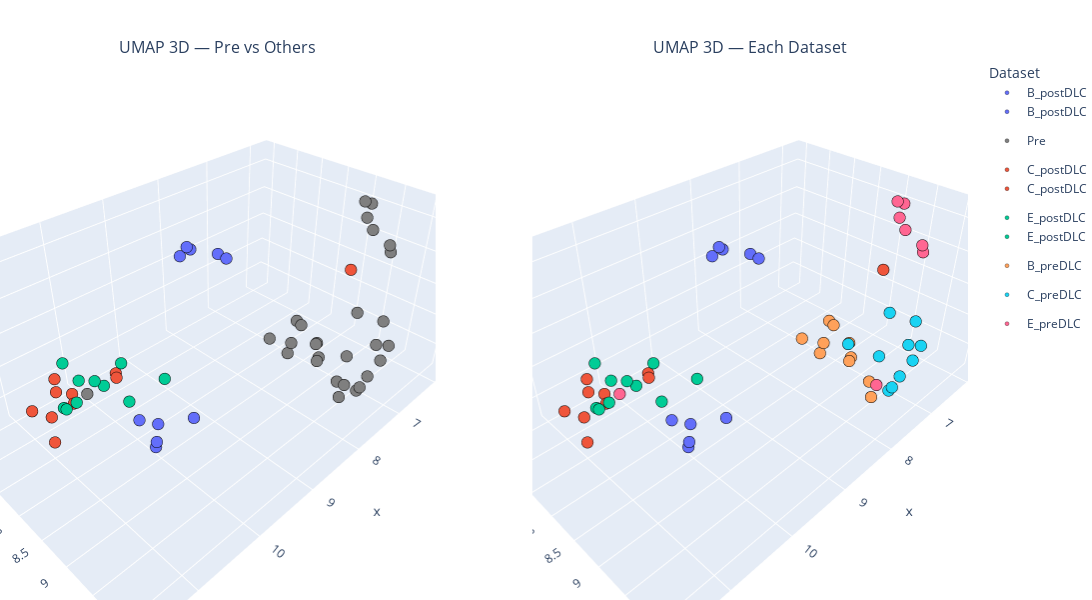

Notebook cell for this chart:
### Code cell
### Plotting UMAP in 3D -> 573 features total
umap_plot_df["DatasetName"] = umap_plot_df["Dataset"].map(dataset_label_map)
umap_plot_df["MouseName"]   = umap_plot_df["Mouse"].map(mouse_label_map)

# --- Build a consistent color map ---
fixed_color = "#7f7f7f"  # gray for Pre
all_names = sorted(umap_plot_df["DatasetName"].unique())

# Non-Pre datasets get distinct colors from a qualitative palette
palette = px.colors.qualitative.Plotly  # or px.colors.qualitative.Set3, etc.
non_pre = [n for n in all_names if "pre" not in n.lower()]

color_map = {"Pre": fixed_color}
color_map.update({name: palette[i % len(palette)] for i, name in enumerate(non_pre)})

# Color key: collapse anything containing "pre" to "Pre", keep others as-is
umap_plot_df["ColorKey"] = umap_plot_df["DatasetName"].apply(
    lambda x: "Pre" if "pre" in x.lower() else x
)

# --- Build the two px figures using the SAME color map ---
fig_left = px.scatter_3d(
    umap_plot_df,
    x="UMAP1", y="UMAP2", z="UMAP3",
    color="ColorKey",
    hover_name="MouseName",
    hover_data={"Dataset": True, "Mouse": True},
    title="UMAP 3D — Pre vs Others",
    color_discrete_map=color_map
)
fig_left.update_traces(marker=dict(size=4, line=dict(width=0.3, color='black')),
                       selector=dict(mode='markers'))

fig_right = px.scatter_3d(
    umap_plot_df,
    x="UMAP1", y="UMAP2", z="UMAP3",
    color="DatasetName",
    hover_name="MouseName",
    hover_data={"Dataset": True, "Mouse": True},
    title="UMAP 3D — Each Dataset",
    color_discrete_map=color_map
)
fig_right.update_traces(marker=dict(size=4, line=dict(width=0.3, color='black')),
                        selector=dict(mode='markers'))

# --- Put them side by side with shared legend ---
combo = make_subplots(rows=1, cols=2,
                      specs=[[{"type": "scene"}, {"type": "scene"}]],
                      subplot_titles=(fig_left.layout.title.text, fig_right.layout.title.text))

for tr in fig_left.data:
    combo.add_trace(tr, row=1, col=1)
for tr in fig_right.data:
    combo.add_trace(tr, row=1, col=2)

# Layout tweaks: one legend, equal aspect, tidy margins
combo.update_layout(
    showlegend=True,
    legend=dict(title="Dataset", orientation="v"),
    scene=dict(aspectmode="data"),
    scene2=dict(aspectmode="data"),
    margin=dict(l=0, r=0, t=60, b=0),
    height=600, width=1100
)

combo.show()
combo.write_html(os.path.join('./', 'umap_reduced_features_with_at.html'))

### Figure 1 — Plotly figure (JSON) as saved in the notebook; plotly's stock layout.template omitted (floating-point values rounded to 4 significant figures)
{"data": [{"customdata": [[0, 0], [0, 1], [0, 2], [0, 3], [0, 4], [0, 5], [0, 6], [0, 7], [0, 8], [0, 9]], "hovertemplate": "<b>%{hovertext}</b><br><br>ColorKey=B_postDLC<br>UMAP1=%{x}<br>UMAP2=%{y}<br>UMAP3=%{z}<br>Dataset=%{customdata[0]}<br>Mouse=%{customdata[1]}<extra></extra>", "hovertext": ["mouse11_left", "mouse12_left", "mouse13_left", "mouse14_left", "mouse15_left", "mouse16_left", "mouse17_left", "mouse18_left", "mouse19_left", "mouse20_left"], "legendgroup": "B_postDLC", "marker": {"color": "#636EFA", "line": {"color": "black", "width": 0.3}, "size": 4, "symbol": "circle"}, "mode": "markers", "name": "B_postDLC", "scene": "scene", "showlegend": true, "type": "scatter3d", "x": [9.806, 7.515, 10.26, 7.548, 7.735, 10.16, 7.611, 10.17, 7.647, 10.18], "y": [8.95, 7.26, 8.437, 7.111, 6.438, 8.627, 6.553, 8.698, 6.509, 8.629], "z": [7.018, 7.69, 6.937, 7.724, 7.495, 6.625, 7.614, 6.989, 7.652, 6.549]}, {"customdata": [[1, 0], [1, 1], [1, 2], [1, 3], [1, 4], [1, 5], [1, 6], [1, 7], [1, 8], [1, 9], [3, 10], [3, 11], [3, 12], [3, 13], [3, 14], [3, 15], [3, 16], [3, 17], [3, 18], [3, 19], [5, 20], [5, 22], [5, 23], [5, 24], [5, 25], [5, 26], [5, 27], [5, 28]], "hovertemplate": "<b>%{hovertext}</b><br><br>ColorKey=Pre<br>UMAP1=%{x}<br>UMAP2=%{y}<br>UMAP3=%{z}<br>Dataset=%{customdata[0]}<br>Mouse=%{customdata[1]}<extra></extra>", "hovertext": ["mouse11_left", "mouse12_left", "mouse13_left", "mouse14_left", "mouse15_left", "mouse16_left", "mouse17_left", "mouse18_left", "mouse19_left", "mouse20_left", "mouse21_left", "mouse22_left", "mouse23_left", "mouse24_left", "mouse25_left", "mouse26_left", "mouse27_left", "mouse28_left", "mouse29_left", "mouse30_left", "mouse41_left", "mouse43_left", "mouse44_left", "mouse45_left", "mouse46_left", "mouse47_left", "mouse48_left", "mouse49_left"], "legendgroup": "Pre", "marker": {"color": "#7f7f7f", "line": {"color": "black", "width": 0.3}, "size": 4, "symbol": "circle"}, "mode": "markers", "name": "Pre", "scene": "scene", "showlegend": true, "type": "scatter3d", "x": [6.87, 7.346, 7.379, 6.744, 7.586, 7.248, 7.161, 6.969, 7.116, 6.93, 7.723, 7.857, 7.905, 7.619, 7.065, 7.73, 7.965, 7.43, 8.315, 6.977, 5.876, 5.826, 5.959, 5.789, 6.001, 5.987, 7.652, 10.95], "y": [8.693, 8.061, 9.396, 8.546, 9.591, 8.924, 8.351, 8.372, 8.261, 8.251, 10.1, 10.0, 9.816, 10.14, 9.382, 10.06, 10.1, 10.12, 9.605, 9.751, 8.536, 8.708, 9.134, 8.601, 9.126, 8.675, 9.688, 8.483], "z": [6.216, 6.506, 6.434, 6.358, 6.382, 6.479, 6.474, 6.73, 6.2, 6.734, 7.65, 6.918, 7.411, 7.366, 7.484, 7.119, 7.099, 7.493, 7.712, 7.475, 8.51, 8.085, 7.919, 8.469, 8.047, 8.331, 6.704, 7.823]}, {"customdata": [[2, 10], [2, 11], [2, 12], [2, 13], [2, 14], [2, 15], [2, 16], [2, 17], [2, 18], [2, 19]], "hovertemplate": "<b>%{hovertext}</b><br><br>ColorKey=C_postDLC<br>UMAP1=%{x}<br>UMAP2=%{y}<br>UMAP3=%{z}<br>Dataset=%{customdata[0]}<br>Mouse=%{customdata[1]}<extra></extra>", "hovertext": ["mouse21_left", "mouse22_left", "mouse23_left", "mouse24_left", "mouse25_left", "mouse26_left", "mouse27_left", "mouse28_left", "mouse29_left", "mouse30_left"], "legendgroup": "C_postDLC", "marker": {"color": "#EF553B", "line": {"color": "black", "width": 0.3}, "size": 4, "symbol": "circle"}, "mode": "markers", "name": "C_postDLC", "scene": "scene", "showlegend": true, "type": "scatter3d", "x": [10.63, 10.96, 10.92, 6.235, 11.13, 10.54, 9.987, 11.12, 10.69, 9.958], "y": [7.563, 7.539, 7.707, 8.672, 7.85, 7.393, 7.636, 7.361, 7.281, 7.588], "z": [6.901, 6.857, 7.357, 7.545, 6.758, 6.904, 6.999, 6.948, 7.179, 7.029]}, {"customdata": [[4, 20], [4, 21], [4, 22], [4, 23], [4, 24], [4, 25], [4, 26], [4, 27], [4, 28], [4, 29]], "hovertemplate": "<b>%{hovertext}</b><br><br>ColorKey=E_postDLC<br>UMAP1=%{x}<br>UMAP2=%{y}<br>UMAP3=%{z}<br>Dataset=%{customdata[0]}<br>Mouse=%{customdata[1]}<extra></extra>", "hovertext": ["mouse41_left", "mouse42_left", "mouse43_left", "mouse44_left", "mouse45_left", "mouse46_left", "mouse47_left", "mouse48_left", "mouse49_left", "mouse50_left"], "legendgroup": "E_postDLC", "marker": {"color": "#00CC96", "line": {"color": "black", "width": 0.3}, "size": 4, "symbol": "circle"}, "mode": "markers", "name": "E_postDLC", "scene": "scene", "showlegend": true, "type": "scatter3d", "x": [10.95, 11.29, 11.57, 11.29, 11.42, 10.95, 10.47, 11.52, 11.02, 11.66], "y": [9.269, 8.938, 9.081, 9.225, 8.912, 9.188, 9.245, 9.243, 8.941, 9.301], "z": [8.204, 8.476, 8.392, 8.638, 8.746, 8.64, 8.198, 8.528, 8.25, 8.573]}, {"customdata": [[0, 0], [0, 1], [0, 2], [0, 3], [0, 4], [0, 5], [0, 6], [0, 7], [0, 8], [0, 9]], "hovertemplate": "<b>%{hovertext}</b><br><br>DatasetName=B_postDLC<br>UMAP1=%{x}<br>UMAP2=%{y}<br>UMAP3=%{z}<br>Dataset=%{customdata[0]}<br>Mouse=%{customdata[1]}<extra></extra>", "hovertext": ["mouse11_left", "mouse12_left", "mouse13_left", "mouse14_left", "mouse15_left", "mouse16_left", "mouse17_left", "mouse18_left", "mouse19_left", "mouse20_left"], "legendgroup": "B_postDLC", "marker": {"color": "#636EFA", "line": {"color": "black", "width": 0.3}, "size": 4, "symbol": "circle"}, "mode": "markers", "name": "B_postDLC", "scene": "scene2", "showlegend": true, "type": "scatter3d", "x": [9.806, 7.515, 10.26, 7.548, 7.735, 10.16, 7.611, 10.17, 7.647, 10.18], "y": [8.95, 7.26, 8.437, 7.111, 6.438, 8.627, 6.553, 8.698, 6.509, 8.629], "z": [7.018, 7.69, 6.937, 7.724, 7.495, 6.625, 7.614, 6.989, 7.652, 6.549]}, {"customdata": [[1, 0], [1, 1], [1, 2], [1, 3], [1, 4], [1, 5], [1, 6], [1, 7], [1, 8], [1, 9]], "hovertemplate": "<b>%{hovertext}</b><br><br>DatasetName=B_preDLC<br>UMAP1=%{x}<br>UMAP2=%{y}<br>UMAP3=%{z}<br>Dataset=%{customdata[0]}<br>Mouse=%{customdata[1]}<extra></extra>", "hovertext": ["mouse11_left", "mouse12_left", "mouse13_left", "mouse14_left", "mouse15_left", "mouse16_left", "mouse17_left", "mouse18_left", "mouse19_left", "mouse20_left"], "legendgroup": "B_preDLC", "marker": {"color": "#FFA15A", "line": {"color": "black", "width": 0.3}, "size": 4, "symbol": "circle"}, "mode": "markers", "name": "B_preDLC", "scene": "scene2", "showlegend": true, "type": "scatter3d", "x": [6.87, 7.346, 7.379, 6.744, 7.586, 7.248, 7.161, 6.969, 7.116, 6.93], "y": [8.693, 8.061, 9.396, 8.546, 9.591, 8.924, 8.351, 8.372, 8.261, 8.251], "z": [6.216, 6.506, 6.434, 6.358, 6.382, 6.479, 6.474, 6.73, 6.2, 6.734]}, {"customdata": [[2, 10], [2, 11], [2, 12], [2, 13], [2, 14], [2, 15], [2, 16], [2, 17], [2, 18], [2, 19]], "hovertemplate": "<b>%{hovertext}</b><br><br>DatasetName=C_postDLC<br>UMAP1=%{x}<br>UMAP2=%{y}<br>UMAP3=%{z}<br>Dataset=%{customdata[0]}<br>Mouse=%{customdata[1]}<extra></extra>", "hovertext": ["mouse21_left", "mouse22_left", "mouse23_left", "mouse24_left", "mouse25_left", "mouse26_left", "mouse27_left", "mouse28_left", "mouse29_left", "mouse30_left"], "legendgroup": "C_postDLC", "marker": {"color": "#EF553B", "line": {"color": "black", "width": 0.3}, "size": 4, "symbol": "circle"}, "mode": "markers", "name": "C_postDLC", "scene": "scene2", "showlegend": true, "type": "scatter3d", "x": [10.63, 10.96, 10.92, 6.235, 11.13, 10.54, 9.987, 11.12, 10.69, 9.958], "y": [7.563, 7.539, 7.707, 8.672, 7.85, 7.393, 7.636, 7.361, 7.281, 7.588], "z": [6.901, 6.857, 7.357, 7.545, 6.758, 6.904, 6.999, 6.948, 7.179, 7.029]}, {"customdata": [[3, 10], [3, 11], [3, 12], [3, 13], [3, 14], [3, 15], [3, 16], [3, 17], [3, 18], [3, 19]], "hovertemplate": "<b>%{hovertext}</b><br><br>DatasetName=C_preDLC<br>UMAP1=%{x}<br>UMAP2=%{y}<br>UMAP3=%{z}<br>Dataset=%{customdata[0]}<br>Mouse=%{customdata[1]}<extra></extra>", "hovertext": ["mouse21_left", "mouse22_left", "mouse23_left", "mouse24_left", "mouse25_left", "mouse26_left", "mouse27_left", "mouse28_left", "mouse29_left", "mouse30_left"], "legendgroup": "C_preDLC", "marker": {"color": "#19d3f3", "line": {"color": "black", "width": 0.3}, "size": 4, "symbol": "circle"}, "mode": "markers", "name": "C_preDLC", "scene": "scene2", "showlegend": true, "type": "scatter3d", "x": [7.723, 7.857, 7.905, 7.619, 7.065, 7.73, 7.965, 7.43, 8.315, 6.977], "y": [10.1, 10.0, 9.816, 10.14, 9.382, 10.06, 10.1, 10.12, 9.605, 9.751], "z": [7.65, 6.918, 7.411, 7.366, 7.484, 7.119, 7.099, 7.493, 7.712, 7.475]}, {"customdata": [[4, 20], [4, 21], [4, 22], [4, 23], [4, 24], [4, 25], [4, 26], [4, 27], [4, 28], [4, 29]], "hovertemplate": "<b>%{hovertext}</b><br><br>DatasetName=E_postDLC<br>UMAP1=%{x}<br>UMAP2=%{y}<br>UMAP3=%{z}<br>Dataset=%{customdata[0]}<br>Mouse=%{customdata[1]}<extra></extra>", "hovertext": ["mouse41_left", "mouse42_left", "mouse43_left", "mouse44_left", "mouse45_left", "mouse46_left", "mouse47_left", "mouse48_left", "mouse49_left", "mouse50_left"], "legendgroup": "E_postDLC", "marker": {"color": "#00CC96", "line": {"color": "black", "width": 0.3}, "size": 4, "symbol": "circle"}, "mode": "markers", "name": "E_postDLC", "scene": "scene2", "showlegend": true, "type": "scatter3d", "x": [10.95, 11.29, 11.57, 11.29, 11.42, 10.95, 10.47, 11.52, 11.02, 11.66], "y": [9.269, 8.938, 9.081, 9.225, 8.912, 9.188, 9.245, 9.243, 8.941, 9.301], "z": [8.204, 8.476, 8.392, 8.638, 8.746, 8.64, 8.198, 8.528, 8.25, 8.573]}, {"customdata": [[5, 20], [5, 22], [5, 23], [5, 24], [5, 25], [5, 26], [5, 27], [5, 28]], "hovertemplate": "<b>%{hovertext}</b><br><br>DatasetName=E_preDLC<br>UMAP1=%{x}<br>UMAP2=%{y}<br>UMAP3=%{z}<br>Dataset=%{customdata[0]}<br>Mouse=%{customdata[1]}<extra></extra>", "hovertext": ["mouse41_left", "mouse43_left", "mouse44_left", "mouse45_left", "mouse46_left", "mouse47_left", "mouse48_left", "mouse49_left"], "legendgroup": "E_preDLC", "marker": {"color": "#FF6692", "line": {"color": "black", "width": 0.3}, "size": 4, "symbol": "circle"}, "mode": "markers", "name": "E_preDLC", "scene": "scene2", "showlegend": true, "type": "scatter3d", "x": [5.876, 5.826, 5.959, 5.789, 6.001, 5.987, 7.652, 10.95], "y": [8.536, 8.708, 9.134, 8.601, 9.126, 8.675, 9.688, 8.483], "z": [8.51, 8.085, 7.919, 8.469, 8.047, 8.331, 6.704, 7.823]}], "layout": {"annotations": [{"font": {"size": 16}, "showarrow": false, "text": "UMAP 3D — Pre vs Others", "x": 0.225, "xanchor": "center", "xref": "paper", "y": 1, "yanchor": "bottom", "yref": "paper"}, {"font": {"size": 16}, "showarrow": false, "text": "UMAP 3D — Each Dataset", "x": 0.775, "xanchor": "center", "xref": "paper", "y": 1, "yanchor": "bottom", "yref": "paper"}], "height": 600, "legend": {"orientation": "v", "title": {"text": "Dataset"}}, "margin": {"b": 0, "l": 0, "r": 0, "t": 60}, "scene": {"aspectmode": "data", "domain": {"x": [0, 0.45], "y": [0, 1]}}, "scene2": {"aspectmode": "data", "domain": {"x": [0.55, 1], "y": [0, 1]}}, "showlegend": true, "width": 1100}}
